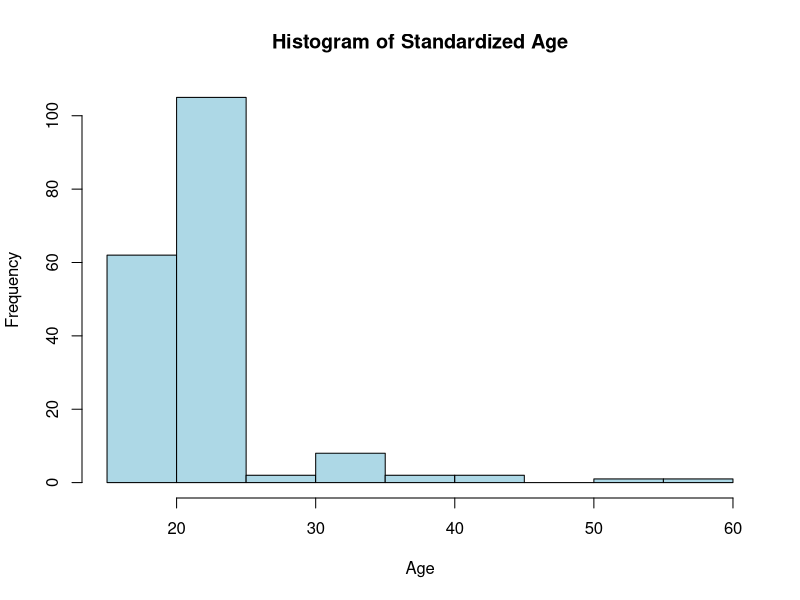
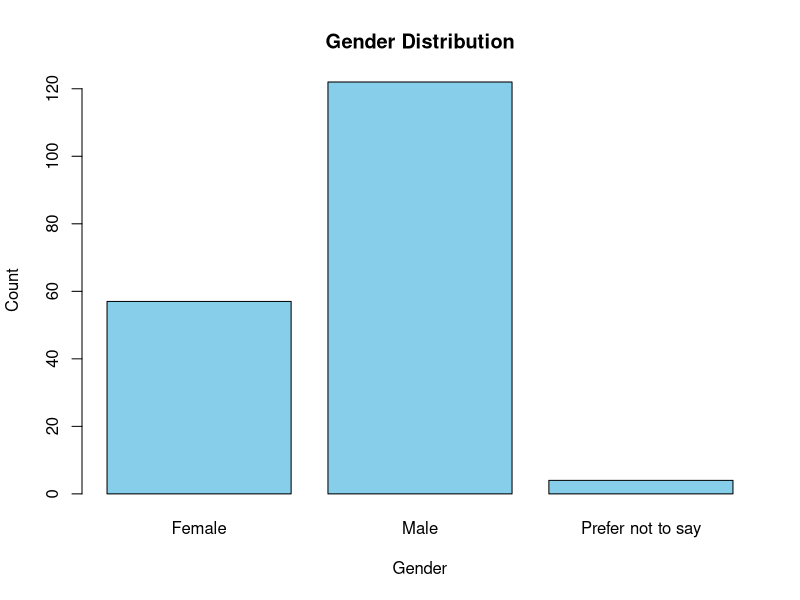
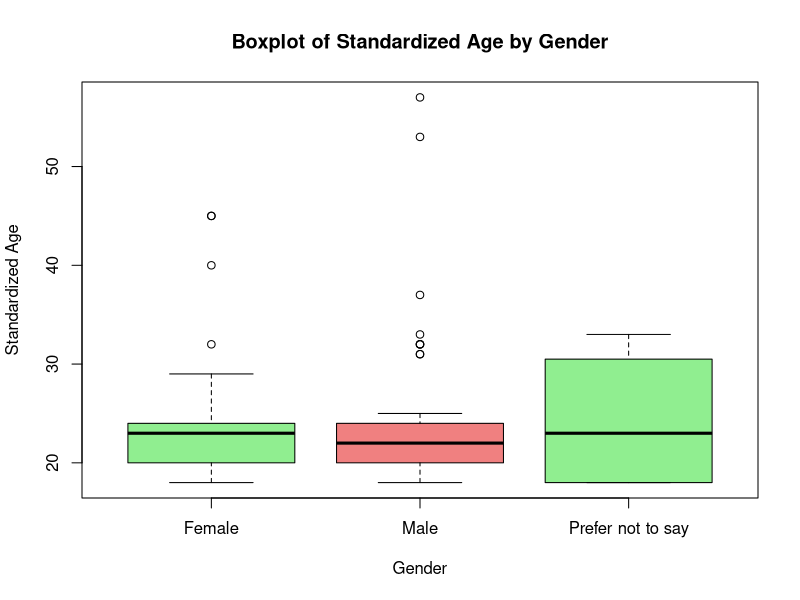

Here is the R script that generated these plots, in order:

# Install and load necessary libraries
#install.packages("tidyverse")
library(tidyverse)

# Load the data
data <- read.csv("updated_file.csv")

# Descriptive statistics
summary(data)

str(data)

# Preprocessing: Handle missing or non-numeric values in the "IT" column
missing_values <- sum(is.na(data$IT) | !is.numeric(data$IT))

if (missing_values > 0) {
  # If there are missing or non-numeric values, print a message and handle them
  cat("Warning: Missing or non-numeric values found in the 'IT' column. Handling missing values.\n")
  
  # Replace missing or non-numeric values with a default value (e.g., 0)
  data$IT[!is.numeric(data$IT)] <- 0
}

# Standardize numerical variables (Age and Income)
data_scaled <- scale(data[, c("Age")])

# Histogram of standardized Age
par(mfrow = c(1, 1))
hist(data$Age, main = "Histogram of Standardized Age", xlab = "Age", col = "lightblue", border = "black")

# Bar chart for Gender distribution
par(mfrow = c(1, 1))  # Set the layout to one plot
barplot(table(data$Gender), main = "Gender Distribution", xlab = "Gender", ylab = "Count", col = "skyblue")

# Boxplot for standardized Age by Gender
par(mfrow = c(1, 1))  # Set the layout to one plot
boxplot(data$Age ~ data$Gender, main = "Boxplot of Standardized Age by Gender", xlab = "Gender", ylab = "Standardized Age", col = c("lightgreen", "lightcoral"))

# Scatter plot for Age
#plot(data$Age, main = "Scatter Plot of Age", xlab = "Age", col = "blue")

# Remove outliers from standardized Age
data_no_outliers <- data[!boxplot.stats(data$Age)$out, ]

# Outcome: Explore standardized Age distribution, understand the Gender distribution, examine Age differences by Gender, visualize Age and Income relationship after standardization, handle missing or non-numeric values, and remove outliers.
